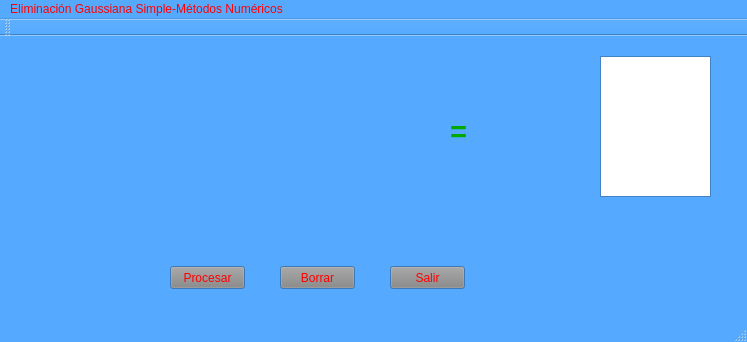
<?xml version="1.0" encoding="UTF-8"?>
<ui version="4.0">
 <class>MainWindow</class>
 <widget class="QMainWindow" name="MainWindow">
  <property name="geometry">
   <rect>
    <x>0</x>
    <y>0</y>
    <width>747</width>
    <height>342</height>
   </rect>
  </property>
  <property name="palette">
   <palette>
    <active>
     <colorrole role="WindowText">
      <brush brushstyle="SolidPattern">
       <color alpha="255">
        <red>0</red>
        <green>170</green>
        <blue>0</blue>
       </color>
      </brush>
     </colorrole>
     <colorrole role="Button">
      <brush brushstyle="SolidPattern">
       <color alpha="255">
        <red>132</red>
        <green>132</green>
        <blue>132</blue>
       </color>
      </brush>
     </colorrole>
     <colorrole role="Light">
      <brush brushstyle="SolidPattern">
       <color alpha="255">
        <red>208</red>
        <green>208</green>
        <blue>208</blue>
       </color>
      </brush>
     </colorrole>
     <colorrole role="Midlight">
      <brush brushstyle="SolidPattern">
       <color alpha="255">
        <red>163</red>
        <green>163</green>
        <blue>163</blue>
       </color>
      </brush>
     </colorrole>
     <colorrole role="ButtonText">
      <brush brushstyle="SolidPattern">
       <color alpha="255">
        <red>255</red>
        <green>0</green>
        <blue>0</blue>
       </color>
      </brush>
     </colorrole>
     <colorrole role="Base">
      <brush brushstyle="SolidPattern">
       <color alpha="255">
        <red>255</red>
        <green>255</green>
        <blue>255</blue>
       </color>
      </brush>
     </colorrole>
     <colorrole role="Window">
      <brush brushstyle="SolidPattern">
       <color alpha="255">
        <red>85</red>
        <green>170</green>
        <blue>255</blue>
       </color>
      </brush>
     </colorrole>
    </active>
    <inactive>
     <colorrole role="WindowText">
      <brush brushstyle="SolidPattern">
       <color alpha="255">
        <red>0</red>
        <green>170</green>
        <blue>0</blue>
       </color>
      </brush>
     </colorrole>
     <colorrole role="Button">
      <brush brushstyle="SolidPattern">
       <color alpha="255">
        <red>132</red>
        <green>132</green>
        <blue>132</blue>
       </color>
      </brush>
     </colorrole>
     <colorrole role="Light">
      <brush brushstyle="SolidPattern">
       <color alpha="255">
        <red>208</red>
        <green>208</green>
        <blue>208</blue>
       </color>
      </brush>
     </colorrole>
     <colorrole role="Midlight">
      <brush brushstyle="SolidPattern">
       <color alpha="255">
        <red>163</red>
        <green>163</green>
        <blue>163</blue>
       </color>
      </brush>
     </colorrole>
     <colorrole role="ButtonText">
      <brush brushstyle="SolidPattern">
       <color alpha="255">
        <red>255</red>
        <green>0</green>
        <blue>0</blue>
       </color>
      </brush>
     </colorrole>
     <colorrole role="Base">
      <brush brushstyle="SolidPattern">
       <color alpha="255">
        <red>255</red>
        <green>255</green>
        <blue>255</blue>
       </color>
      </brush>
     </colorrole>
     <colorrole role="Window">
      <brush brushstyle="SolidPattern">
       <color alpha="255">
        <red>85</red>
        <green>170</green>
        <blue>255</blue>
       </color>
      </brush>
     </colorrole>
    </inactive>
    <disabled>
     <colorrole role="WindowText">
      <brush brushstyle="SolidPattern">
       <color alpha="255">
        <red>120</red>
        <green>120</green>
        <blue>120</blue>
       </color>
      </brush>
     </colorrole>
     <colorrole role="Button">
      <brush brushstyle="SolidPattern">
       <color alpha="255">
        <red>132</red>
        <green>132</green>
        <blue>132</blue>
       </color>
      </brush>
     </colorrole>
     <colorrole role="Light">
      <brush brushstyle="SolidPattern">
       <color alpha="255">
        <red>208</red>
        <green>208</green>
        <blue>208</blue>
       </color>
      </brush>
     </colorrole>
     <colorrole role="Midlight">
      <brush brushstyle="SolidPattern">
       <color alpha="255">
        <red>163</red>
        <green>163</green>
        <blue>163</blue>
       </color>
      </brush>
     </colorrole>
     <colorrole role="ButtonText">
      <brush brushstyle="SolidPattern">
       <color alpha="255">
        <red>120</red>
        <green>120</green>
        <blue>120</blue>
       </color>
      </brush>
     </colorrole>
     <colorrole role="Base">
      <brush brushstyle="SolidPattern">
       <color alpha="255">
        <red>85</red>
        <green>170</green>
        <blue>255</blue>
       </color>
      </brush>
     </colorrole>
     <colorrole role="Window">
      <brush brushstyle="SolidPattern">
       <color alpha="255">
        <red>85</red>
        <green>170</green>
        <blue>255</blue>
       </color>
      </brush>
     </colorrole>
    </disabled>
   </palette>
  </property>
  <property name="windowTitle">
   <string>MainWindow</string>
  </property>
  <widget class="QWidget" name="centralWidget">
   <widget class="QTextEdit" name="Texto">
    <property name="geometry">
     <rect>
      <x>600</x>
      <y>20</y>
      <width>111</width>
      <height>141</height>
     </rect>
    </property>
   </widget>
   <widget class="QPushButton" name="procesar">
    <property name="geometry">
     <rect>
      <x>170</x>
      <y>230</y>
      <width>75</width>
      <height>23</height>
     </rect>
    </property>
    <property name="text">
     <string>Procesar</string>
    </property>
   </widget>
   <widget class="QPushButton" name="borrar">
    <property name="geometry">
     <rect>
      <x>280</x>
      <y>230</y>
      <width>75</width>
      <height>23</height>
     </rect>
    </property>
    <property name="text">
     <string>Borrar</string>
    </property>
   </widget>
   <widget class="QPushButton" name="salir">
    <property name="geometry">
     <rect>
      <x>390</x>
      <y>230</y>
      <width>75</width>
      <height>23</height>
     </rect>
    </property>
    <property name="text">
     <string>Salir</string>
    </property>
   </widget>
   <widget class="QLabel" name="label">
    <property name="geometry">
     <rect>
      <x>450</x>
      <y>70</y>
      <width>21</width>
      <height>51</height>
     </rect>
    </property>
    <property name="font">
     <font>
      <pointsize>22</pointsize>
      <weight>75</weight>
      <bold>true</bold>
     </font>
    </property>
    <property name="text">
     <string>=</string>
    </property>
   </widget>
   <widget class="QWidget" name="layoutWidget">
    <property name="geometry">
     <rect>
      <x>230</x>
      <y>20</y>
      <width>99</width>
      <height>22</height>
     </rect>
    </property>
    <layout class="QFormLayout" name="formLayout_3">
     <item row="0" column="1">
      <widget class="QDoubleSpinBox" name="E02">
       <property name="minimum">
        <double>-99.989999999999995</double>
       </property>
      </widget>
     </item>
    </layout>
   </widget>
   <widget class="QWidget" name="layoutWidget">
    <property name="geometry">
     <rect>
      <x>10</x>
      <y>70</y>
      <width>100</width>
      <height>22</height>
     </rect>
    </property>
    <layout class="QFormLayout" name="formLayout_5">
     <item row="0" column="1">
      <widget class="QDoubleSpinBox" name="E10">
       <property name="minimum">
        <double>-99.989999999999995</double>
       </property>
      </widget>
     </item>
    </layout>
   </widget>
   <widget class="QWidget" name="layoutWidget">
    <property name="geometry">
     <rect>
      <x>10</x>
      <y>20</y>
      <width>100</width>
      <height>22</height>
     </rect>
    </property>
    <layout class="QFormLayout" name="formLayout">
     <item row="0" column="1">
      <widget class="QDoubleSpinBox" name="E00">
       <property name="minimum">
        <double>-99.989999999999995</double>
       </property>
      </widget>
     </item>
    </layout>
   </widget>
   <widget class="QWidget" name="layoutWidget">
    <property name="geometry">
     <rect>
      <x>120</x>
      <y>70</y>
      <width>100</width>
      <height>22</height>
     </rect>
    </property>
    <layout class="QFormLayout" name="formLayout_6">
     <item row="0" column="1">
      <widget class="QDoubleSpinBox" name="E11">
       <property name="minimum">
        <double>-99.989999999999995</double>
       </property>
      </widget>
     </item>
    </layout>
   </widget>
   <widget class="QWidget" name="layoutWidget">
    <property name="geometry">
     <rect>
      <x>340</x>
      <y>160</y>
      <width>100</width>
      <height>22</height>
     </rect>
    </property>
    <layout class="QFormLayout" name="formLayout_13">
     <item row="0" column="1">
      <widget class="QDoubleSpinBox" name="E33">
       <property name="minimum">
        <double>-99.989999999999995</double>
       </property>
      </widget>
     </item>
    </layout>
   </widget>
   <widget class="QWidget" name="layoutWidget">
    <property name="geometry">
     <rect>
      <x>490</x>
      <y>20</y>
      <width>75</width>
      <height>22</height>
     </rect>
    </property>
    <layout class="QFormLayout" name="formLayout_10">
     <item row="0" column="1">
      <widget class="QDoubleSpinBox" name="R1">
       <property name="minimum">
        <double>-99.989999999999995</double>
       </property>
      </widget>
     </item>
    </layout>
   </widget>
   <widget class="QWidget" name="layoutWidget">
    <property name="geometry">
     <rect>
      <x>340</x>
      <y>20</y>
      <width>100</width>
      <height>22</height>
     </rect>
    </property>
    <layout class="QFormLayout" name="formLayout_4">
     <item row="0" column="1">
      <widget class="QDoubleSpinBox" name="E03">
       <property name="minimum">
        <double>-99.989999999999995</double>
       </property>
      </widget>
     </item>
    </layout>
   </widget>
   <widget class="QWidget" name="layoutWidget">
    <property name="geometry">
     <rect>
      <x>120</x>
      <y>110</y>
      <width>100</width>
      <height>22</height>
     </rect>
    </property>
    <layout class="QFormLayout" name="formLayout_15">
     <item row="0" column="1">
      <widget class="QDoubleSpinBox" name="E21">
       <property name="minimum">
        <double>-99.989999999999995</double>
       </property>
      </widget>
     </item>
    </layout>
   </widget>
   <widget class="QWidget" name="layoutWidget">
    <property name="geometry">
     <rect>
      <x>230</x>
      <y>110</y>
      <width>99</width>
      <height>22</height>
     </rect>
    </property>
    <layout class="QFormLayout" name="formLayout_14">
     <item row="0" column="1">
      <widget class="QDoubleSpinBox" name="E22">
       <property name="minimum">
        <double>-99.989999999999995</double>
       </property>
      </widget>
     </item>
    </layout>
   </widget>
   <widget class="QWidget" name="layoutWidget">
    <property name="geometry">
     <rect>
      <x>10</x>
      <y>110</y>
      <width>100</width>
      <height>22</height>
     </rect>
    </property>
    <layout class="QFormLayout" name="formLayout_16">
     <item row="0" column="1">
      <widget class="QDoubleSpinBox" name="E20">
       <property name="minimum">
        <double>-99.989999999999995</double>
       </property>
      </widget>
     </item>
    </layout>
   </widget>
   <widget class="QWidget" name="layoutWidget">
    <property name="geometry">
     <rect>
      <x>490</x>
      <y>70</y>
      <width>73</width>
      <height>22</height>
     </rect>
    </property>
    <layout class="QFormLayout" name="formLayout_9">
     <item row="0" column="1">
      <widget class="QDoubleSpinBox" name="R2">
       <property name="minimum">
        <double>-99.989999999999995</double>
       </property>
      </widget>
     </item>
    </layout>
   </widget>
   <widget class="QWidget" name="layoutWidget">
    <property name="geometry">
     <rect>
      <x>230</x>
      <y>70</y>
      <width>99</width>
      <height>22</height>
     </rect>
    </property>
    <layout class="QFormLayout" name="formLayout_7">
     <item row="0" column="1">
      <widget class="QDoubleSpinBox" name="E12">
       <property name="minimum">
        <double>-99.989999999999995</double>
       </property>
      </widget>
     </item>
    </layout>
   </widget>
   <widget class="QWidget" name="layoutWidget">
    <property name="geometry">
     <rect>
      <x>490</x>
      <y>110</y>
      <width>73</width>
      <height>22</height>
     </rect>
    </property>
    <layout class="QFormLayout" name="formLayout_11">
     <item row="0" column="1">
      <widget class="QDoubleSpinBox" name="R3">
       <property name="minimum">
        <double>-99.989999999999995</double>
       </property>
      </widget>
     </item>
    </layout>
   </widget>
   <widget class="QWidget" name="layoutWidget">
    <property name="geometry">
     <rect>
      <x>120</x>
      <y>20</y>
      <width>100</width>
      <height>22</height>
     </rect>
    </property>
    <layout class="QFormLayout" name="formLayout_2">
     <item row="0" column="1">
      <widget class="QDoubleSpinBox" name="E01">
       <property name="minimum">
        <double>-99.989999999999995</double>
       </property>
      </widget>
     </item>
    </layout>
   </widget>
   <widget class="QWidget" name="layoutWidget">
    <property name="geometry">
     <rect>
      <x>340</x>
      <y>70</y>
      <width>100</width>
      <height>22</height>
     </rect>
    </property>
    <layout class="QFormLayout" name="formLayout_8">
     <item row="0" column="1">
      <widget class="QDoubleSpinBox" name="E13">
       <property name="minimum">
        <double>-99.989999999999995</double>
       </property>
      </widget>
     </item>
    </layout>
   </widget>
   <widget class="QWidget" name="layoutWidget">
    <property name="geometry">
     <rect>
      <x>340</x>
      <y>110</y>
      <width>100</width>
      <height>22</height>
     </rect>
    </property>
    <layout class="QGridLayout" name="gridLayout">
     <item row="0" column="0">
      <widget class="QDoubleSpinBox" name="E23">
       <property name="minimum">
        <double>-99.989999999999995</double>
       </property>
      </widget>
     </item>
    </layout>
   </widget>
   <widget class="QWidget" name="layoutWidget">
    <property name="geometry">
     <rect>
      <x>490</x>
      <y>160</y>
      <width>74</width>
      <height>22</height>
     </rect>
    </property>
    <layout class="QFormLayout" name="formLayout_12">
     <item row="0" column="1">
      <widget class="QDoubleSpinBox" name="R4">
       <property name="minimum">
        <double>-99.989999999999995</double>
       </property>
      </widget>
     </item>
    </layout>
   </widget>
   <widget class="QWidget" name="layoutWidget">
    <property name="geometry">
     <rect>
      <x>10</x>
      <y>160</y>
      <width>100</width>
      <height>22</height>
     </rect>
    </property>
    <layout class="QFormLayout" name="formLayout_17">
     <item row="0" column="1">
      <widget class="QDoubleSpinBox" name="E30">
       <property name="minimum">
        <double>-99.989999999999995</double>
       </property>
      </widget>
     </item>
    </layout>
   </widget>
   <widget class="QWidget" name="layoutWidget">
    <property name="geometry">
     <rect>
      <x>120</x>
      <y>160</y>
      <width>100</width>
      <height>22</height>
     </rect>
    </property>
    <layout class="QFormLayout" name="formLayout_18">
     <item row="0" column="1">
      <widget class="QDoubleSpinBox" name="E31">
       <property name="minimum">
        <double>-99.989999999999995</double>
       </property>
      </widget>
     </item>
    </layout>
   </widget>
   <widget class="QWidget" name="layoutWidget">
    <property name="geometry">
     <rect>
      <x>230</x>
      <y>160</y>
      <width>99</width>
      <height>22</height>
     </rect>
    </property>
    <layout class="QFormLayout" name="formLayout_19">
     <item row="0" column="1">
      <widget class="QDoubleSpinBox" name="E32">
       <property name="minimum">
        <double>-99.989999999999995</double>
       </property>
      </widget>
     </item>
    </layout>
   </widget>
  </widget>
  <widget class="QMenuBar" name="menuBar">
   <property name="geometry">
    <rect>
     <x>0</x>
     <y>0</y>
     <width>747</width>
     <height>21</height>
    </rect>
   </property>
   <widget class="QMenu" name="menuEliminaci_n_Gaissiana">
    <property name="title">
     <string>Eliminación Gaussiana Simple-Métodos Numéricos</string>
    </property>
   </widget>
   <addaction name="menuEliminaci_n_Gaissiana"/>
  </widget>
  <widget class="QToolBar" name="mainToolBar">
   <attribute name="toolBarArea">
    <enum>TopToolBarArea</enum>
   </attribute>
   <attribute name="toolBarBreak">
    <bool>false</bool>
   </attribute>
  </widget>
  <widget class="QStatusBar" name="statusBar"/>
 </widget>
 <layoutdefault spacing="6" margin="11"/>
 <resources/>
 <connections/>
</ui>
